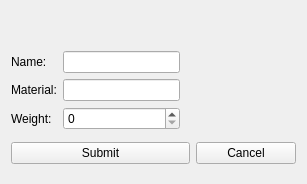
<?xml version="1.0" encoding="UTF-8"?>
<ui version="4.0">
 <class>EditParts</class>
 <widget class="QDialog" name="EditParts">
  <property name="geometry">
   <rect>
    <x>0</x>
    <y>0</y>
    <width>307</width>
    <height>184</height>
   </rect>
  </property>
  <property name="windowTitle">
   <string>Dialog</string>
  </property>
  <layout class="QGridLayout" name="gridLayout_2">
   <item row="0" column="0" colspan="2">
    <layout class="QHBoxLayout" name="horizontalLayout">
     <item>
      <widget class="QPushButton" name="btnPrev">
       <property name="cursor">
        <cursorShape>PointingHandCursor</cursorShape>
       </property>
       <property name="focusPolicy">
        <enum>Qt::ClickFocus</enum>
       </property>
       <property name="toolTip">
        <string>Previous record</string>
       </property>
       <property name="text">
        <string/>
       </property>
       <property name="icon">
        <iconset resource="img.qrc">
         <normaloff>:/prev.png</normaloff>:/prev.png</iconset>
       </property>
       <property name="iconSize">
        <size>
         <width>20</width>
         <height>20</height>
        </size>
       </property>
       <property name="flat">
        <bool>true</bool>
       </property>
      </widget>
     </item>
     <item>
      <widget class="QPushButton" name="btnAdd">
       <property name="cursor">
        <cursorShape>PointingHandCursor</cursorShape>
       </property>
       <property name="focusPolicy">
        <enum>Qt::ClickFocus</enum>
       </property>
       <property name="toolTip">
        <string>Add new project</string>
       </property>
       <property name="statusTip">
        <string/>
       </property>
       <property name="text">
        <string/>
       </property>
       <property name="icon">
        <iconset resource="img.qrc">
         <normaloff>:/add.png</normaloff>:/add.png</iconset>
       </property>
       <property name="iconSize">
        <size>
         <width>20</width>
         <height>20</height>
        </size>
       </property>
       <property name="flat">
        <bool>true</bool>
       </property>
      </widget>
     </item>
     <item>
      <widget class="QPushButton" name="btnDel">
       <property name="cursor">
        <cursorShape>PointingHandCursor</cursorShape>
       </property>
       <property name="focusPolicy">
        <enum>Qt::ClickFocus</enum>
       </property>
       <property name="toolTip">
        <string>Delete record</string>
       </property>
       <property name="statusTip">
        <string/>
       </property>
       <property name="text">
        <string/>
       </property>
       <property name="icon">
        <iconset resource="img.qrc">
         <normaloff>:/del.png</normaloff>:/del.png</iconset>
       </property>
       <property name="iconSize">
        <size>
         <width>20</width>
         <height>20</height>
        </size>
       </property>
       <property name="flat">
        <bool>true</bool>
       </property>
      </widget>
     </item>
     <item>
      <widget class="QPushButton" name="btnNext">
       <property name="cursor">
        <cursorShape>PointingHandCursor</cursorShape>
       </property>
       <property name="focusPolicy">
        <enum>Qt::ClickFocus</enum>
       </property>
       <property name="toolTip">
        <string>Next record</string>
       </property>
       <property name="text">
        <string/>
       </property>
       <property name="icon">
        <iconset resource="img.qrc">
         <normaloff>:/next.png</normaloff>:/next.png</iconset>
       </property>
       <property name="iconSize">
        <size>
         <width>20</width>
         <height>20</height>
        </size>
       </property>
       <property name="flat">
        <bool>true</bool>
       </property>
      </widget>
     </item>
    </layout>
   </item>
   <item row="1" column="0" colspan="2">
    <layout class="QGridLayout" name="gridLayout">
     <item row="1" column="1">
      <widget class="QLineEdit" name="editMaterial"/>
     </item>
     <item row="1" column="0">
      <widget class="QLabel" name="labelMaterial">
       <property name="text">
        <string>Material:</string>
       </property>
      </widget>
     </item>
     <item row="0" column="1">
      <widget class="QLineEdit" name="editName"/>
     </item>
     <item row="0" column="0">
      <widget class="QLabel" name="labelName">
       <property name="text">
        <string>Name:</string>
       </property>
      </widget>
     </item>
     <item row="2" column="0">
      <widget class="QLabel" name="labelWeight">
       <property name="text">
        <string>Weight:</string>
       </property>
      </widget>
     </item>
     <item row="2" column="1">
      <widget class="QSpinBox" name="spinboxWeight">
       <property name="maximum">
        <number>99999</number>
       </property>
      </widget>
     </item>
     <item row="2" column="2">
      <spacer name="horizontalSpacer">
       <property name="orientation">
        <enum>Qt::Horizontal</enum>
       </property>
       <property name="sizeHint" stdset="0">
        <size>
         <width>40</width>
         <height>20</height>
        </size>
       </property>
      </spacer>
     </item>
    </layout>
   </item>
   <item row="2" column="0">
    <widget class="QPushButton" name="btnSubmit">
     <property name="text">
      <string>Submit</string>
     </property>
    </widget>
   </item>
   <item row="2" column="1">
    <widget class="QPushButton" name="btnCancel">
     <property name="minimumSize">
      <size>
       <width>100</width>
       <height>0</height>
      </size>
     </property>
     <property name="maximumSize">
      <size>
       <width>100</width>
       <height>16777215</height>
      </size>
     </property>
     <property name="layoutDirection">
      <enum>Qt::LeftToRight</enum>
     </property>
     <property name="text">
      <string>Cancel</string>
     </property>
    </widget>
   </item>
  </layout>
 </widget>
 <resources>
  <include location="img.qrc"/>
 </resources>
 <connections>
  <connection>
   <sender>btnSubmit</sender>
   <signal>clicked()</signal>
   <receiver>EditParts</receiver>
   <slot>accept()</slot>
   <hints>
    <hint type="sourcelabel">
     <x>153</x>
     <y>160</y>
    </hint>
    <hint type="destinationlabel">
     <x>126</x>
     <y>180</y>
    </hint>
   </hints>
  </connection>
  <connection>
   <sender>btnCancel</sender>
   <signal>clicked()</signal>
   <receiver>EditParts</receiver>
   <slot>reject()</slot>
   <hints>
    <hint type="sourcelabel">
     <x>265</x>
     <y>168</y>
    </hint>
    <hint type="destinationlabel">
     <x>282</x>
     <y>116</y>
    </hint>
   </hints>
  </connection>
 </connections>
</ui>
